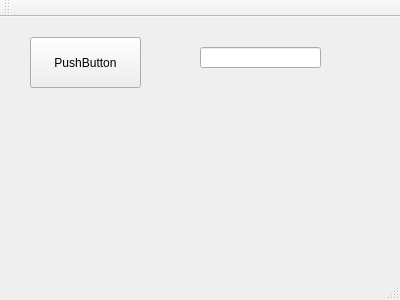
<?xml version="1.0" encoding="UTF-8"?>
<ui version="4.0">
 <class>MainWindow</class>
 <widget class="QMainWindow" name="MainWindow">
  <property name="geometry">
   <rect>
    <x>0</x>
    <y>0</y>
    <width>400</width>
    <height>300</height>
   </rect>
  </property>
  <property name="windowTitle">
   <string>MainWindow</string>
  </property>
  <widget class="QWidget" name="centralWidget">
   <widget class="QPushButton" name="pushButton">
    <property name="geometry">
     <rect>
      <x>30</x>
      <y>20</y>
      <width>111</width>
      <height>51</height>
     </rect>
    </property>
    <property name="text">
     <string>PushButton</string>
    </property>
   </widget>
   <widget class="QLineEdit" name="lineEdit">
    <property name="geometry">
     <rect>
      <x>200</x>
      <y>30</y>
      <width>121</width>
      <height>21</height>
     </rect>
    </property>
   </widget>
  </widget>
  <widget class="QMenuBar" name="menuBar">
   <property name="geometry">
    <rect>
     <x>0</x>
     <y>0</y>
     <width>400</width>
     <height>21</height>
    </rect>
   </property>
  </widget>
  <widget class="QToolBar" name="mainToolBar">
   <attribute name="toolBarArea">
    <enum>TopToolBarArea</enum>
   </attribute>
   <attribute name="toolBarBreak">
    <bool>false</bool>
   </attribute>
  </widget>
  <widget class="QStatusBar" name="statusBar"/>
 </widget>
 <layoutdefault spacing="6" margin="11"/>
 <resources/>
 <connections/>
</ui>
